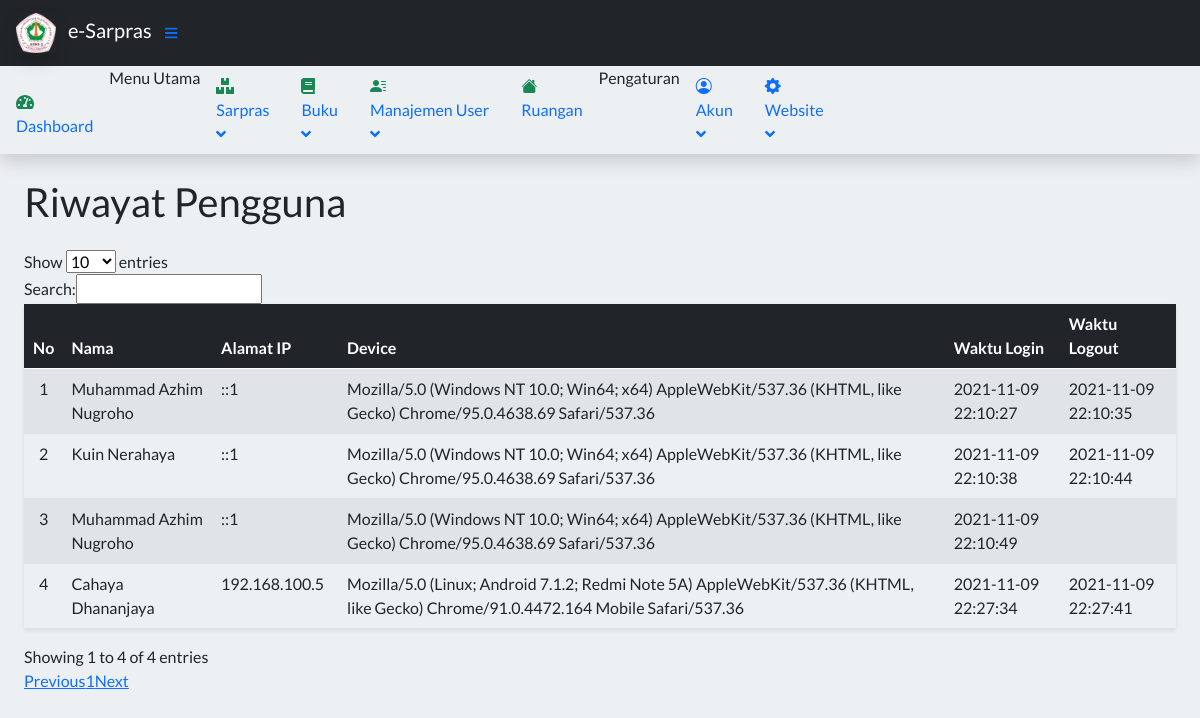
/index.php?page=LoginLog (signed in), run on an earlier commit of the app's database.
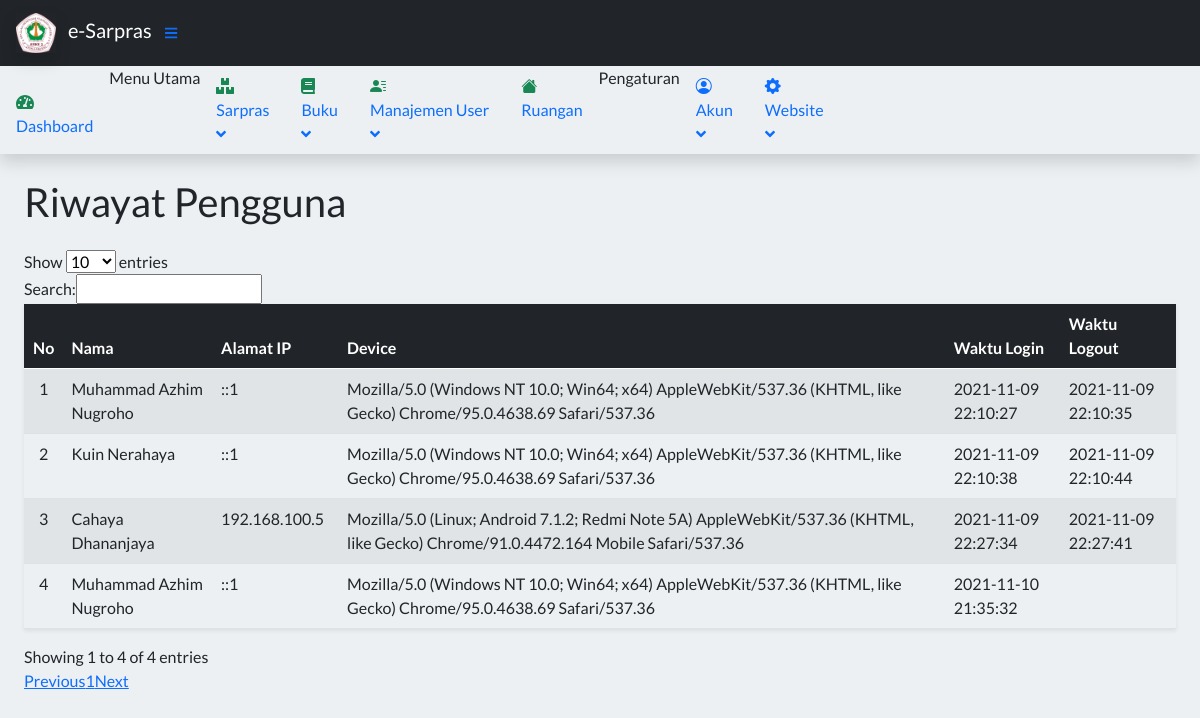
And on a later commit of the database.
### tables this page shows
CREATE TABLE `tloginlog` (
  `idLoginLog` int(11) NOT NULL,
  `linkUser` int(11) NOT NULL,
  `ipUser` varchar(255) NOT NULL,
  `agenUser` varchar(255) NOT NULL,
  `waktuLogin` datetime NOT NULL,
  `waktuLogout` datetime DEFAULT NULL
);

CREATE TABLE `tuser` (
  `idUser` int(11) NOT NULL,
  `username` varchar(30) NOT NULL,
  `password` varchar(255) NOT NULL,
  `role` enum('Superuser','Administrator','Guest') NOT NULL,
  `nik` varchar(16) DEFAULT NULL,
  `nama` varchar(30) NOT NULL,
  `fotoProfil` varchar(255) DEFAULT 'person-fill.svg',
  `gender` enum('Laki-laki','Perempuan') NOT NULL,
  `agama` enum('Budha','Hindu','Islam','Katholik','Kristen') NOT NULL,
  `telpon` varchar(13) DEFAULT NULL,
  `email` varchar(30) DEFAULT NULL,
  `tanggalLahir` date DEFAULT NULL,
  `alamat` varchar(50) DEFAULT NULL,
  `status` enum('Kepala Sekolah','Wakil Kepala Sekolah','Kepala Lab','Guru') DEFAULT NULL,
  `isDeleted` tinyint(1) NOT NULL DEFAULT 0
);

### contents/loginlog.php (the view, shortened to what this page needs)
<?php
	require_once 'config/connect.php';
	$loginlogs = mysqli_query($db, "SELECT * FROM tloginlog");
?>
<main>
    <div class="container-fluid px-4">
        <h1 class="mt-4 mb-4">Riwayat Pengguna</h1>
        <div class="mb-3">
            <table id="example" class="display wrap table-striped table shadow-sm" style="width:100%">
                <thead class="table-dark">
                    <tr>
                        <th class="text-center">No</th>
                        <th>Nama</th>
                        <th>Alamat IP</th>
                        <th>Device</th>
                        <th>Waktu Login</th>
                        <th>Waktu Logout</th>
                    </tr>
                </thead>
                <tbody class="">
                    <?php $count = 1; ?>
                    <?php foreach($loginlogs as $loginlog) : ?>
                		<tr>
                			<td class="text-center"><?= $count; ?></td>
                            <?php
                            $linkUser = $loginlog['linkUser'];
                            $query = mysqli_query($db, "SELECT * FROM tuser WHERE idUser = $linkUser");
                            $namelog = mysqli_fetch_assoc($query);
                            ?>
                            <td><?= $namelog['nama'];?></td>
                            <td><?= $loginlog['ipUser']; ?></td>
                			<td><?= $loginlog['agenUser']; ?></td>
                            <td><?= $loginlog['waktuLogin']; ?></td>
                            <td><?= $loginlog['waktuLogout']; ?></td>
                		</tr>
                        <?php $count++ ?>
                    <?php endforeach; ?>
                </tbody>
            </table>
        </div>
    </div>
</main>

### index.php (shortened to what this page needs)
<!DOCTYPE html>
<html lang="en">
<head>
        <link rel="stylesheet" href="https://cdn.jsdelivr.net/npm/bootstrap-icons@1.5.0/font/bootstrap-icons.css">
        <link href="Assets/css/indexstyles.css" rel="stylesheet" />
        <link rel="stylesheet" href="Assets/css/index.css">
        <link rel="stylesheet" type="text/css" href="https://cdnjs.cloudflare.com/ajax/libs/twitter-bootstrap/5.0.1/css/bootstrap.min.css"/>
        <link rel="stylesheet" type="text/css" href="https://cdn.datatables.net/v/bs5/dt-1.11.2/r-2.2.9/datatables.min.css"/>
        <link rel="stylesheet" href="Assets/css/dashboard.css">
</head>
<body class="sb-nav-fixed">
    <?php include 'Assets/templates/navbar.php' ?>
        <div id="layoutSidenav_content">
            <?php
                if( isset($_GET['page']) ) {
                    $page = $_GET['page'];
                    switch ($page) {
                        case 'LoginLog':
                            include 'contents/loginlog.php';
                            break;
                    }
                }else {
                    include 'contents/dashboard.php';
                }
             ?>
        </div>
    </div>
    </body>
</html>

### Assets/templates/navbar.php (shortened to what this page needs)
<nav class="sb-topnav navbar navbar-expand navbar-dark bg-dark ps-3">
        <a class="navbar-brand me-1" href="./">
            <img src="Assets/img/logosmkn2.png" alt="" class="img img-responsive shadow me-2" width="40">
            e-Sarpras
        </a>
        <button class="btn btn-link btn-sm order-1 order-lg-0 me-4" id="sidebarToggle" href="#!"><i class="fas fa-bars"></i></button>
    </nav>
    <div id="layoutSidenav">
        <div id="layoutSidenav_nav">
            <nav class="sb-sidenav accordion sb-sidenav-dark shadow sidebar" id="sidenavAccordion">
                <div class="sb-sidenav-menu">
                        <div class="nav">
                            <a class="nav-link mt-3" href="./">
                                <div class="sb-nav-link-icon"><i class="fas fa-tachometer-alt text-success"></i></div>
                                Dashboard
                            </a>
                            <div class="sb-sidenav-menu-heading">Menu Utama</div>
                            <a class="nav-link collapsed <?= eclGuest; ?>" href="#" data-bs-toggle="collapse" data-bs-target="#collapseBarang" aria-expanded="false" aria-controls="collapseBarang">
                                <div class="sb-nav-link-icon"><i class="fas fa-boxes text-success"></i></div>
                                Sarpras
                                <div class="sb-sidenav-collapse-arrow"><i class="fas fa-angle-down"></i></div>
                            </a>
                            <a class="nav-link collapsed <?= eclGuest; ?>" href="#" data-bs-toggle="collapse" data-bs-target="#collapseBuku" aria-expanded="false" aria-controls="collapseBuku">
                                <div class="sb-nav-link-icon"><i class="fas fa-book text-success"></i></div>
                                Buku
                                <div class="sb-sidenav-collapse-arrow"><i class="fas fa-angle-down"></i></div>
                            </a>
                            <a class="nav-link collapsed <?= eclAdmin; ?> <?= eclGuest; ?>" href="#" data-bs-toggle="collapse" data-bs-target="#collapseUser" aria-expanded="false" aria-controls="collapseUser">
                                <div class="sb-nav-link-icon"><i class="bi bi-person-lines-fill text-success"></i></div>
                                Manajemen User
                                <div class="sb-sidenav-collapse-arrow"><i class="fas fa-angle-down"></i></div>
                            </a>
                            <a class="nav-link" href="index.php?page=addroom">
                                <div class="sb-nav-link-icon"><i class="bi bi-house-fill text-success"></i></div>
                                Ruangan
                            </a>
                            <div class="sb-sidenav-menu-heading">Pengaturan</div>
                            <a class="nav-link collapsed" href="#" data-bs-toggle="collapse" data-bs-target="#collapseAkun" aria-expanded="false" aria-controls="collapseAkun">
                                <div class="sb-nav-link-icon"><i class="bi bi-person-circle text-primary"></i></div>
                                Akun
                                <div class="sb-sidenav-collapse-arrow"><i class="fas fa-angle-down"></i></div>
                            </a>
                            <a class="nav-link collapsed <?= eclAdmin; ?> <?= eclGuest; ?>" href="#" data-bs-toggle="collapse" data-bs-target="#collapseWeb" aria-expanded="false" aria-controls="collapseWeb">
                                <div class="sb-nav-link-icon"><i class="bi bi-gear-fill text-primary"></i></div>
                                Website
                                <div class="sb-sidenav-collapse-arrow"><i class="fas fa-angle-down"></i></div>
                            </a>
                        </div>
                    </div>
            </nav>
        </div>

### index.php (style rules this page uses)
body { background-color: rgb(237, 240, 243); font-family: 'Lato', sans-serif; }

What changed in the data, as far as the page shows it:
removed tloginlog: linkUser.nama "Muhammad Azhim Nugroho", ipUser "::1", agenUser "Mozilla/5.0 (Windows NT 10.0; Win64; x64) AppleWebKit/537.36 (KHTML, like Gecko) Chrome/95.0.4638.69 Safari/537.36", waktuLogin "2021-11-09 22:10:49"
added tloginlog: linkUser.nama "Muhammad Azhim Nugroho", ipUser "::1", agenUser "Mozilla/5.0 (Windows NT 10.0; Win64; x64) AppleWebKit/537.36 (KHTML, like Gecko) Chrome/95.0.4638.69 Safari/537.36", waktuLogin "2021-11-10 21:35:32"
